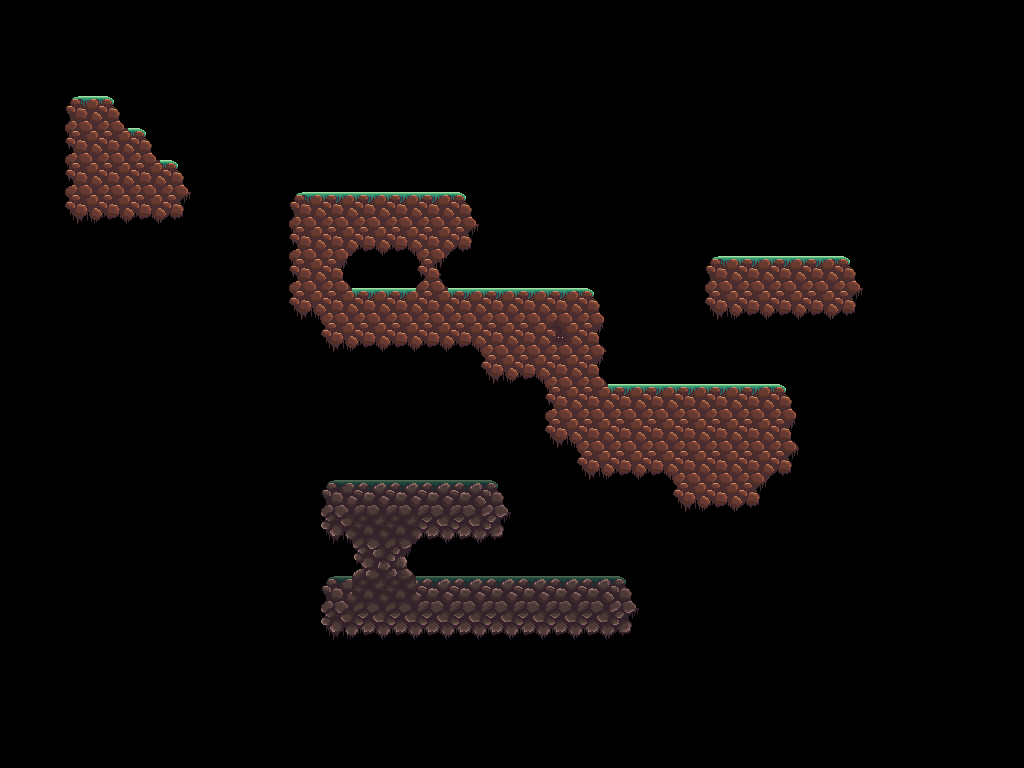

A level layout from a 2D game, rendered from its tile map. Below: a short description, then the map file with tile-grid data replaced by summaries:
An orthogonal 32x24 tile map with 32x32 px tiles, 1 tile layer (tiles_1).

<map version="1.0" orientation="orthogonal" renderorder="right-down" width="32" height="24" tilewidth="32" tileheight="32" nextobjectid="1">
 <tileset firstgid="1" name="tileset_00" tilewidth="32" tileheight="32">
  <image source="tileset_00.png" width="192" height="192" />
 </tileset>
 <layer name="tiles_1" width="32" height="24">
  <data>[768 cells, 121 non-empty, 20 distinct tile ids]</data>
 </layer>
</map>